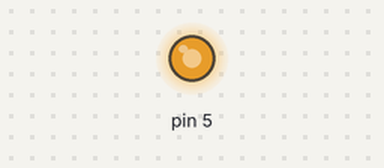
Bench run of a sketch on a simulated Arduino Uno, built with avr-gcc and run on an emulated ATmega328P. Parts: output pins drawn as LEDs (lit = HIGH).

Above: at 0.1 s.
Timing chart, 0 to 1.6 s (numbered marks = the images above):
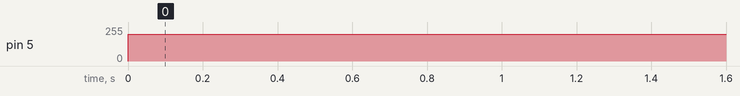

Measured:
- by itself, pin 5: 0/255 → 200/255 at 0.00 s

The sketch:

motor.ino
```cpp
void setup() {
  pinMode(5,OUTPUT);
}

void loop() {
  analogWrite(5,200);
  delay(2);
}
```
